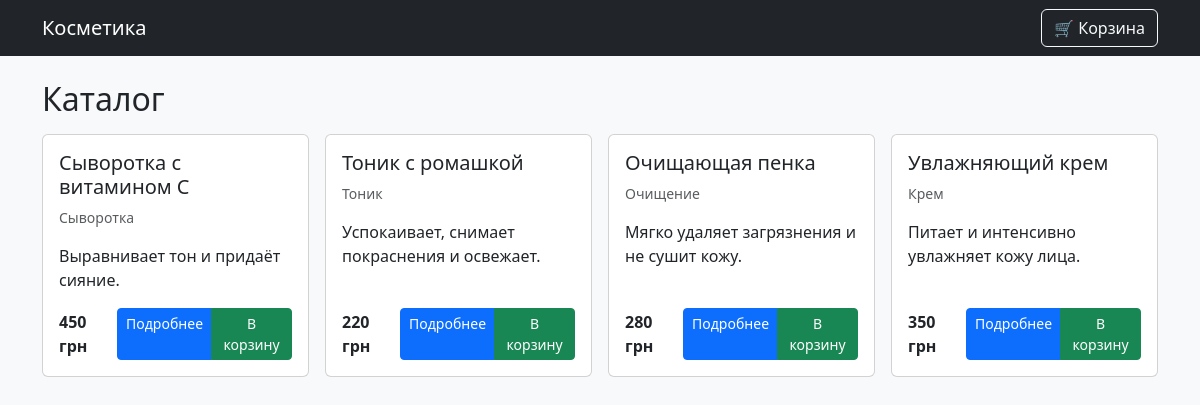
The page / on the database its author committed.
### models.py (models this page shows)
class Product(db.Model):
    id = db.Column(db.Integer, primary_key=True)
    name = db.Column(db.String(120), nullable=False)
    category = db.Column(db.String(60), nullable=True)
    price = db.Column(db.Integer, nullable=False)  # цена в грн (целое для простоты)
    description = db.Column(db.String(500), nullable=False)

### app.py (the view)
@app.route("/")
def index():
    products = Product.query.order_by(Product.id.desc()).all()
    return render_template("index.html", products=products)

### templates/index.html
{% extends "base.html" %}
{% block content %}
<h2 class="mb-3">Каталог</h2>
<div class="row g-3">
  {% for product in products %}
  <div class="col-sm-6 col-md-4 col-lg-3">
    <div class="card h-100">
      <div class="card-body d-flex flex-column">
        <h5 class="card-title">{{ product.name }}</h5>
        <p class="card-text small text-muted">{{ product.category }}</p>
        <p class="card-text flex-grow-1">{{ product.description }}</p>
        <div class="d-flex justify-content-between align-items-center">
          <strong>{{ product.price }} грн</strong>
          <div class="btn-group">
            <a class="btn btn-sm btn-primary" href="{{ url_for('product_detail', product_id=product.id) }}">Подробнее</a>
            <a class="btn btn-sm btn-success" href="{{ url_for('add_to_cart', product_id=product.id) }}">В корзину</a>
          </div>
        </div>
      </div>
    </div>
  </div>
  {% endfor %}
</div>
{% endblock %}

### templates/base.html (shortened to what this page needs)
<!DOCTYPE html>
<html lang="ru">
<head>
  <link href="https://cdn.jsdelivr.net/npm/bootstrap@5.3.2/dist/css/bootstrap.min.css" rel="stylesheet">
</head>
<body class="bg-light">
<nav class="navbar navbar-dark bg-dark">
  <div class="container">
    <a class="navbar-brand" href="{{ url_for('index') }}">Косметика</a>
    <a class="btn btn-outline-light" href="{{ url_for('cart') }}">🛒 Корзина</a>
  </div>
</nav>
<div class="container my-4">
  {% block content %}{% endblock %}
</div>
</body>
</html>

### rows shown on the page
Product: name "Сыворотка с витамином C", category "Сыворотка", description "Выравнивает тон и придаёт сияние.", price "450"
Product: name "Тоник с ромашкой", category "Тоник", description "Успокаивает, снимает покраснения и освежает.", price "220"
Product: name "Очищающая пенка", category "Очищение", description "Мягко удаляет загрязнения и не сушит кожу.", price "280"
Product: name "Увлажняющий крем", category "Крем", description "Питает и интенсивно увлажняет кожу лица.", price "350"
